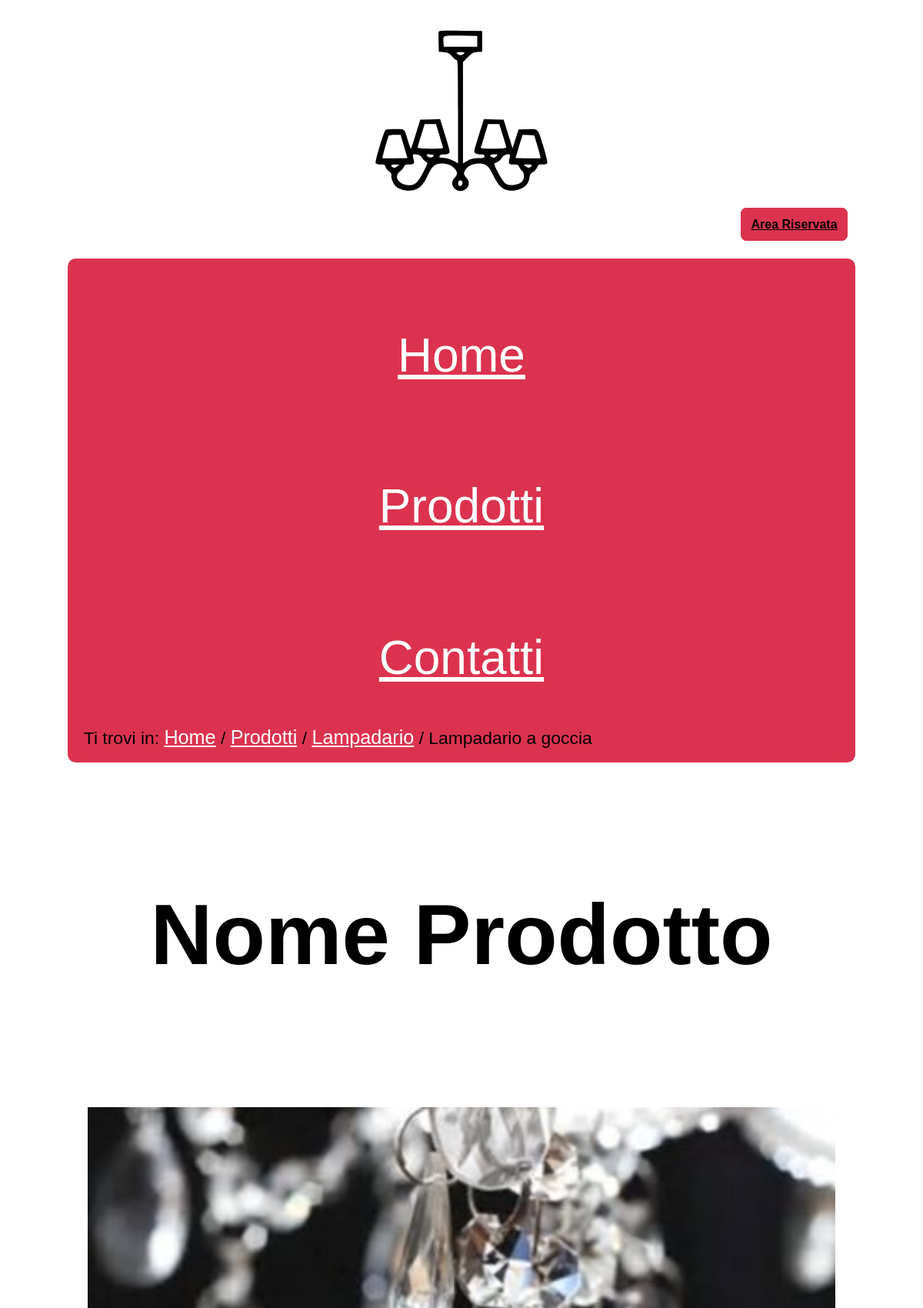
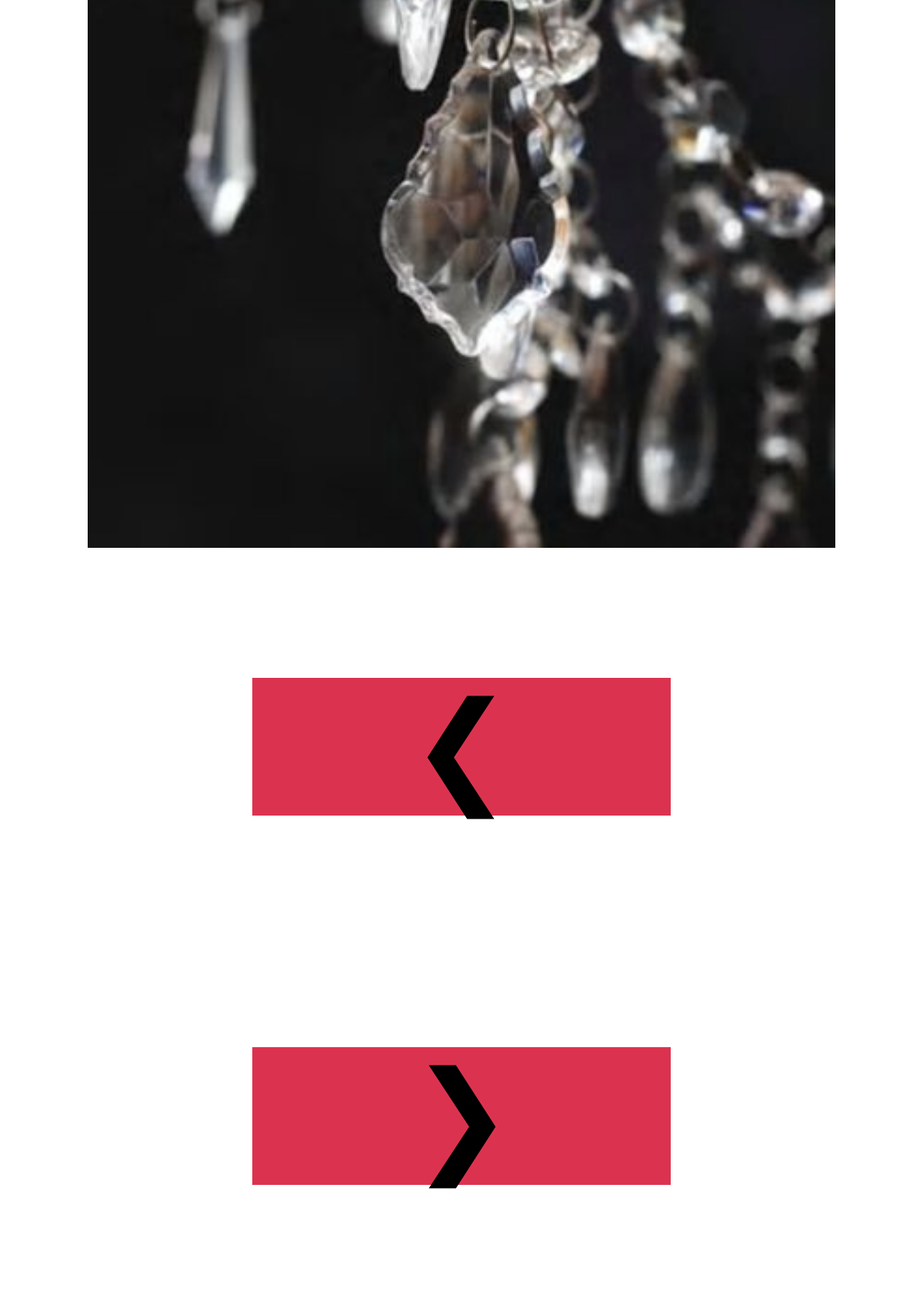
The app's page /prodotto.php?prod=1 (upper part) with its own data (2 pictures, top to bottom).
### tables this page shows
CREATE TABLE IF NOT EXISTS `categoria` (
  `id_categoria` int(100) NOT NULL AUTO_INCREMENT,
  `Nome` varchar(100) NOT NULL,
  `Descrizione` varchar(500) DEFAULT NULL,
  UNIQUE KEY `id_categoria` (`id_categoria`)
);

CREATE TABLE IF NOT EXISTS `prodotti` (
  `id_prodotto` int(100) NOT NULL AUTO_INCREMENT,
  `id_categoria` int(100) NOT NULL,
  `Nome` varchar(100) NOT NULL,
  `Descrizione` varchar(500) NOT NULL,
  PRIMARY KEY (`id_prodotto`,`id_categoria`),
  KEY `prodotti` (`id_categoria`)
);

CREATE TABLE IF NOT EXISTS `immagini` (
  `id_prodotto` int(100) NOT NULL,
  `id_categoria` int(100) NOT NULL,
  `path` varchar(500) NOT NULL,
  `alt_img` text DEFAULT NULL,
  UNIQUE KEY `path` (`path`),
  KEY `id_prodotto` (`id_prodotto`,`id_categoria`)
);

### PHP/connessione2.php (called while the page is built, shortened)
<?php
class DBAccess
{
    private static function startConnection()
    {
        try {
            return new mysqli(DBAccess::HOST_DB, DBAccess::USERNAME, DBAccess::PASSWORD, DBAccess::DATABASE_NAME);
        } catch (Exception $e) {
            http_response_code(500);
            if (isset($_SESSION["ruolo"])) {
                if ($_SESSION["ruolo"] == "user") {
                    echo file_get_contents(dirname(__FILE__) . "/../HTML/500Utente.html");
                } elseif ($_SESSION["ruolo"] == "admin") {
                    echo file_get_contents(dirname(__FILE__) . "/../HTML/500Amministratore.html");
                }
            } else {
                echo file_get_contents(dirname(__FILE__) . "/../HTML/500Semplice.html");
            }
            die();
        }
    }
    public static function dbQuery($query, ...$parametri)
    {
        $connection = self::startConnection();
        $stmt = $connection->prepare($query);
        if (count($parametri) > 0) {
            $stmt->bind_param(str_repeat("s", count($parametri)), ...$parametri);
        }
        $stmt->execute();
        $queryResult = $stmt->get_result();
        $select = false;
        if (strpos($query, "SELECT") === 0) {
            $select = true;
        }
        if ($select) {
            $result = array();
            while ($row = mysqli_fetch_assoc($queryResult)) {
                array_push($result, $row);
            }
            if (empty($result)) {
                return null;
            } else {
                return $result;
            }
        } else {
            $connection->close();
            return true;
        }
    }
}
?>

### prodotto.php (the view, shortened to what this page needs)
<?php
require_once "PHP/class.php";
if (isset($_GET["prod"])) {
    $replace = $keywords = "";
    $result = Access::getProduct($_GET["prod"]);
    $result1 = Access::getProductImages($_GET["prod"]);
    $result3 = Access::getKeyWordsProdotto($_GET["prod"]);
    if (!empty($result)) {
        $nome = $result[0]['Nome'];
        $idcat = $result[0]['id_categoria'];
        if (!empty($result3)) {
            for ($i = 0; $i < count($result3); $i++) {
                if ($i == count($result3) - 1) {
                    $keywords .= $result3[$i]["Nome"];
                } else {
                    $keywords .= $result3[$i]["Nome"] . ", ";
                }
            }
        }
        if (isset($_SESSION["username"])) {
            $template = Access::getHeader($nome, "Lista prodotti di una categoria scelta.", "Categorie, Prodotti, Oggettistica di vetro, " . $keywords, $_SESSION["ruolo"], Access::getCategoryName($idcat), "categorie.php?cat=" . $idcat, "Prodotti", "categorie.php");
        } else {
            $template = Access::getHeader($nome, "Lista prodotti di una categoria scelta.", "Categorie, Prodotti, Oggettistica di vetro, " . $keywords, null, Access::getCategoryName($idcat), "categorie.php?cat=" . $idcat, "Prodotti", "categorie.php");
        }
        $template .= file_get_contents("HTML/prodotto.html");
        if (!empty($result1)) {
            $slide = '<div class="slideshow-container">
            <div class="position-container">';
            $dotContainer = '<div class="slideshow-dots">';
            for ($i = 0; $i < count($result1); $i++) {
                $slide .= "<div class=\"mySlides-home fade\">
            <img src=\"" . $result[$i]["path"] . "\" alt=\"" . $result[$i]["alt_img"] . "\" width=\"400\" height=\"400\"/></div>";
                $dotContainer .= '<span class="dot" data-slide-index="' . $i . '"></span>';
            }
            $dotContainer .= '</div>';
            $slide .= '<a class="prev-home" >&#10094;</a>
                <a class="next-home">&#10095;</a>
            </div>
            </div>';
            $template = str_replace('', $slide, $template);
            $template = str_replace('', $dotContainer, $template);
        }
    } else {
        header("Location: categorie.php");
    }
}
echo $template;
?>

### PHP/class.php (shortened to what this page needs)
<?php
require_once "connessione2.php";
class Access
{
    public static function getCategoryName($id_categoria)
    {
        $result = DBAccess::dbQuery("SELECT DISTINCT Nome FROM categoria WHERE id_categoria = ?", $id_categoria);
        if ($result !== false && $result !== null) {
            $result = $result[0]['Nome'];
        }
        return $result;
    }
    public static function getProduct($id_prodotto)
    {
        return DBAccess::dbQuery("SELECT prodotti.id_prodotto, prodotti.id_categoria, prodotti.Nome, prodotti.Descrizione, immagini.path, immagini.alt_img
        FROM prodotti LEFT JOIN immagini ON  prodotti.id_prodotto = immagini.id_prodotto WHERE prodotti.id_prodotto = ?", $id_prodotto);
    }
    public static function getKeyWordsProdotto($id_prodott)
    {
        return DBAccess::dbQuery("SELECT `Nome` FROM `tags` WHERE `prodotto` = ?", $id_prodott);
    }
    public static function getHeader($title, $description, $keywords, $ruolo = null, $category = null, $linkcategory = null, $uppercategory = null, $linkuppercategory = null, $noindex = false)
    {
        $pagina = "";
        if ($ruolo == "user") {
            $pagina = file_get_contents("HTML/headerUtente.html");
        } elseif ($ruolo == "admin") {
            $pagina = file_get_contents("HTML/headerAmministratore.html");
        } else {
            $pagina = file_get_contents("HTML/headerSemplice.html");
        }
        $pagina = str_replace('<title></title>', '<title>' . Access::deletelang($title) . ' - Véro</title>', $pagina);
        $pagina = str_replace('<meta name="description" content="" />', '<meta name="description" content="' . Access::deletelang($description) . '" />', $pagina);
        $pagina = str_replace('<meta name="keywords" content="" />', '<meta name="keywords" content="' . Access::deletelang($keywords) . '" />', $pagina);
        if ($uppercategory !== null) {
            $breadcrumb = '<p>Ti trovi in: <a href="index.php" lang="en">Home</a> / <a href="' . $linkuppercategory . '">' . $uppercategory . '</a> / ' . '<a href="' . $linkcategory . '">' . $category . '</a> / ' . $title . '</p>';
        } elseif ($category !== null) {
            $breadcrumb = '<p>Ti trovi in: <a href="index.php" lang="en">Home</a> / ' . ' <a href="' . $linkcategory . '">' . $category . '</a> / ' . $title . '</p>';
        } elseif ($title != "Home") {
            $breadcrumb = '<p>Ti trovi in: <a href="index.php" lang="en">Home</a> / ' . $title . '</p>';
        } else {
            $breadcrumb = '<p>Ti trovi in: <span lang="en">Home</span></p>';
        }
        $pagina = str_replace('<p>Ti trovi in: <span lang="en">Home</span></p>', $breadcrumb, $pagina);
        $pagina2 = Access::lang($pagina);
        return $pagina2;
    }
    public static function lang($str, $link = false)
    {
        $pattern = "#\[(.+?)\]#";
        preg_match_all($pattern, $str, $match);
        $match = $match[0];
        $match = array_unique($match);
        $value = array();
        for ($i = 0; $i < count($value); $i++) {
            $str = str_replace($match[$i], $value[$i], $str);
        }
        return $str;
    }
    public static function deletelang($str)
    {
        $pattern = "#\[(.+?)\]#";
        preg_match_all($pattern, $str, $match);
        $match = $match[0];
        $match = array_unique($match);
        return $str;
    }
}

### CSS/style.css (style rules this page uses)
* { padding: 0em; margin: 0em; }
:root { --visitedcolor: #000000; --linkcolor: #FFFFFF; --bgfuncolor: #DB334F; --bgcolor: #FFFFFF; --txtcolor: #000000; --shadowcolor: #d2d2d2; }
html, body { font-size: 100%; font-family: "Verdana", sans-serif; line-height: 3em; background-color: var(--bgcolor); color: var(--txtcolor); margin: auto; }
body { max-width: 1024px; }
h1, h2 { text-align: center; }
#nomemenu h1 { background-image: url('../img/logo_vetrina.svg'); background-repeat: no-repeat; background-position: center; background-size: contain; text-indent: -9999px; line-height: 3em; font-size: 6em; }
#riservata { text-align: right; }
#box { background-color: var(--bgfuncolor); padding: 0.3em 1em 0.1em 1.0em; border-radius: 0.5em 0.5em 0.5em 0.5em; font-size: 1.3em; }
#menu { text-align: center; }
#menu ul { list-style-type: none; display: inline-block; text-align: left; }
#menu ul li { margin-top: 1em; text-align: center; }
a { background-color: var(--bgfuncolor); }
a:link { color: var(--linkcolor); }
#box a { background-color: var(--bgfuncolor); font-size: 1.3em; }
#box a:link { color: var(--linkcolor); font-size: 1.3em; }
@media (max-aspect-ratio: 1/1.7) { #menu { font-size: 2.3em; } }
@media (max-aspect-ratio: 1/1.7) { #menu ul { line-height: 3em; } }
#breadcrumb { background-color: var(--bgfuncolor); padding: 0.1em 0em 0.3em 0em; border-radius: 0px 0px 0.5em 0.5em; font-size: 1.1em; }
#breadcrumb a:link { font-size: 1.1em; }
.slideshow-container { text-align: center; position: relative; display: flex; width: 100%; height: auto; margin: 2em auto; max-width: 100%; }
#product-name { font-size: 7em; line-height: 3em; margin: 0.5em; }
.slideshow-container img { width: 95%; height: 95%; }
.position-container { position: relative; height: 200%; width: 100%; }
.prev-home, .next-home { font-size: 10em; line-height: 3em; padding-right: 20%; padding-left: 20%; }
#content { position: relative; }
#riservata a { color: var(--visitedcolor); font-weight: bold; font-size: 1em; line-height: 3em; border: 0.2em solid var(--bgfuncolor); border-radius: 0.5em; padding: 1%; margin: 1%; position: relative; bottom: 20px; }
.mySlides-home { display: none; }

### CSS/print.css (style rules this page uses)
* { padding: 0em; margin: 0em; }
:root { --visitedcolor: #000000; --linkcolor: #FFFFFF; --bgfuncolor: #DB334F; --bgcolor: #FFFFFF; --txtcolor: #000000; --shadowcolor: #d2d2d2; }
html, body { font-size: 100%; font-family: "Times New Roman", serif; line-height: 1.5em; background-color: var(--bgcolor); color: var(--txtcolor); margin: auto; }
body { max-width: 1024px; }
h1 { text-align: center; }
#nomemenu h1 { text-indent: 0em; line-height: 1.5em; font-size: 6em; }
#riservata { display: none; }
#box { background-color: var(--bgfuncolor); padding: 0em 0em 0em 0em; border-radius: 0em 0em 0em 0em; font-size: 1.3em; }
#menu { text-align: center; display: none; }
#menu ul { list-style-type: none; display: inline-block; text-align: left; display: none; }
#menu ul li { margin-top: 1em; text-align: center; display: none; }
a { background-color: var(--bgfuncolor); }
a:link { color: var(--linkcolor); }
#box a { background-color: var(--bgfuncolor); font-size: 1.3em; }
#box a:link { color: var(--linkcolor); font-size: 1.3em; }
#breadcrumb { background-color: var(--bgfuncolor); padding: 0em 0em 0.0em 0em; border-radius: 0em 0em 0em 0em; font-size: 1.1em; }
#breadcrumb a:link { font-size: 1.1em; }
.slideshow-container { height: auto; width: 300px; height: 300px; margin: 20px auto; text-align: center; position: relative; box-shadow: 4px 4px 10px 10px rgba(0, 0, 0, 0.2); }
.slideshow-container img { max-width: 100%; height: auto; width: 300px; height: 300px; }
.position-container { position: relative; height: 300px; width: 300px; margin: auto; }
.fade { animation-name: fade; animation-duration: 2s; }
#content { position: relative; }
.prev-home { display: none; }
.next-home { display: none; }

### records on screen
categoria: Nome "Lampadario"
prodotti: template "Nome Prodotto"
immagini: path (picture)

### other values on screen
$uppercategory "Prodotti"
$title "Lampadario a goccia"
